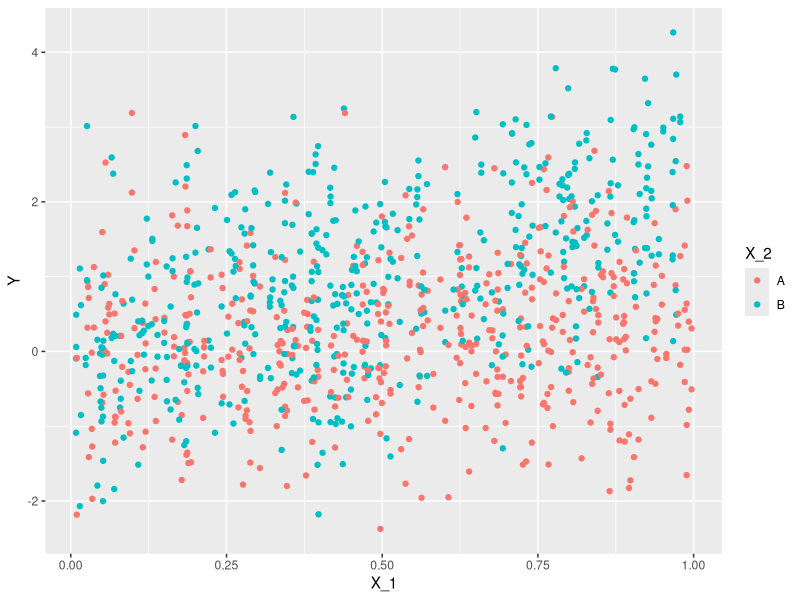
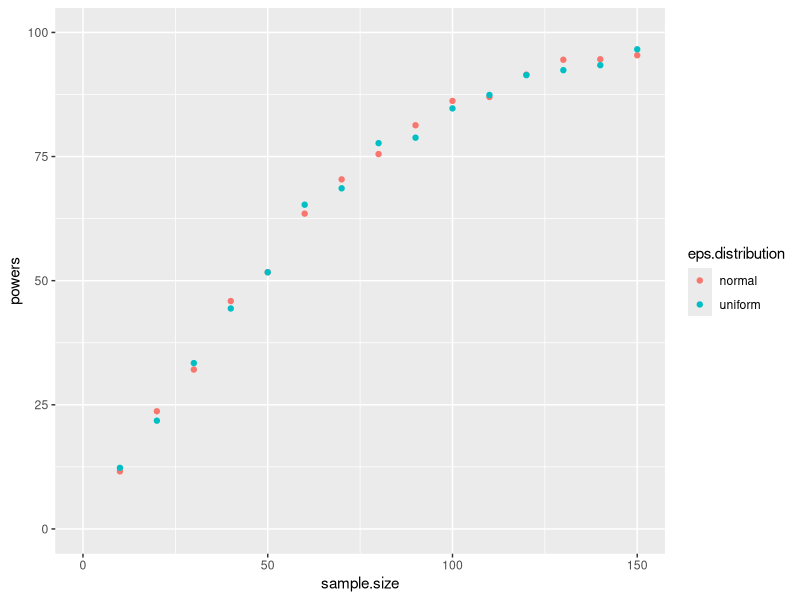

Source code (R) for these figures, in order: (Note: a time limit stopped this script after it produced the figures.)
## ---- chunk 1

myDistribution <- function(N, distribution, m, sigma2) {
  return(switch(distribution,
                normal=rnorm(2*N, m, sqrt(sigma2)),
                uniform=runif(2*N, min = m - sqrt(12*sigma2)/2, max = m + sqrt(12*sigma2)/2),
                pseudoexponential = m + rexp(N, 1/sqrt(sigma2))*sample(c(-1,1), size=2*N, replace=TRUE)
                )
         )
}

GenData <- function(M, distribution, m, sigma2){
  '
    M is 1/2 of sample size
    
    possible distributions of random noise:
      normal,
      uniform,
      pseudoexponential: F = m + H * J,
                        where H is from exponential distribution with variance equal sigma2,
                        J is 1 or -1 (with probability 1/2)
  
    characteristics of chosen distribution:
    m - mean
    sigma2 - variance
  
  '
  
  X_1 <- runif(2*M, min = 0, max = 1)
  X_2 <- rep(c("A","B"), times=M)
  
  Y <- myDistribution(2*M, distribution, m, sigma2)
  
  # generate interactions
  Y[X_2=="A"] <- Y[X_2=="A"] + 0.5*X_1[X_2=="A"]
  Y[X_2=="B"] <- Y[X_2=="B"] + 2*X_1[X_2=="B"]
  
  df <- data.frame(Y, X_1, X_2 = factor(X_2))
  
  return(df)
}

## ---- chunk 2
set.seed(7)

M <- 250

# generate data
df <- GenData(M, "normal", 0, 1)

library("ggplot2")
ggplot(df, aes(x=X_1, y=Y, color=X_2)) + geom_point()

## ---- chunk 3
CalcPower <- function(N, M, distribution, m, sigma2){
  '
  Function calculate the power of F test used in diagnostics of a linear model with two categorical variables (one nested effect).
  The significance level is set to 0.05.
  
  Input:
    N - numeric (number of simulations)
    M - numeric (1/2 of sample size)
    distribution - string (name of distribution for random noise)
    m, sigma2 - numeric (mean and variance of above distribution)
  Output:
    power - numeric (power of the F test for nested effect)
  '
  
  alpha <- 0.05
  
  pvals <- replicate(N,
                     {
                       df <- GenData(M, distribution, m, sigma2)  
                       model <- lm(Y ~ X_1*X_2, data=df)
                       interactions <- summary(aov(model))[[1]][3,5]
                       normality <- shapiro.test(rstandard(model))[2]
                       c(interactions, normality)
                     })

  power.int <- round(100*mean(pvals[1,] < alpha),1)
  power.resid <- round(100*mean(pvals[2,] < alpha),1)
  
  return(c(power.int, power.resid))
}

## ---- chunk 4
set.seed(7)

# 1/2 of sample size
M <- 75
# number of simulations used to calculate power of F test
N <- 1000

sample.size <- seq(5, M, by = 5)

powers.norm <- sapply(sample.size, function(x) CalcPower(N, x, "normal", 0, 1))
powers.unif <- sapply(sample.size, function(x) CalcPower(N, x, "uniform", 0, 1))

powers.df <- data.frame(sample.size = 2*rep(sample.size, times=2),
                        powers = c(powers.norm[1,], powers.unif[1,]),
                        eps.distribution = factor(c(rep("normal", times=length(sample.size)),
                                             rep("uniform", times=length(sample.size)))))

ggplot(powers.df, aes(x=sample.size, y=powers, color=eps.distribution)) +
  geom_point() +
  xlim(0, 2*M) +
  ylim(0, 100)
## ---- chunk 5
set.seed(7)

powers.pseudoexp <- sapply(sample.size, function(x) CalcPower(N, x, "pseudoexponential", 0, 1))

powers.df <- data.frame(sample.size = 2*rep(sample.size, times=2),
                        powers = c(powers.norm[1,], powers.pseudoexp[1,]),
                        eps.distribution = factor(c(rep("normal", times=length(sample.size)),
                                                    rep("pseudoexponential", times=length(sample.size)))))

ggplot(powers.df, aes(x=sample.size, y=powers, color=eps.distribution)) +
  geom_point() +
  xlim(0, 2*M) +
  ylim(0, 100)
## ---- chunk 6
set.seed(7)
M <- 500

df.norm <- myDistribution(M, "normal", 0, 1)
df.unif <- myDistribution(M, "uniform", 0, 1)
df.pseudoexp <- myDistribution(M, "pseudoexponential", 0, 1)

df <- data.frame(Y = c(df.norm, df.unif, df.pseudoexp),
                 distribution = factor(c(rep("normal", times=2*M),
                                         rep("uniform", times=2*M),
                                         rep("pseudoexponential", times=2*M))))

ggplot(df, aes(x=Y)) + geom_histogram() +
  xlim(-5, 5) + facet_grid(distribution ~ .)
## ---- chunk 7
powers.df2 <- data.frame(sample.size = 2*rep(sample.size, times=3),
                        powers = c(powers.norm[2,], powers.unif[2,], powers.pseudoexp[2,]),
                        eps.distribution = factor(c(rep("normal", times=length(sample.size)),
                                                    rep("uniform", times=length(sample.size)),
                                                    rep("pseudoexponential", times=length(sample.size)))))

ggplot(powers.df2, aes(x=sample.size, y=powers, color=eps.distribution)) +
  geom_point() +
  xlim(0, 2*max(sample.size)) +
  ylim(0, 100)
